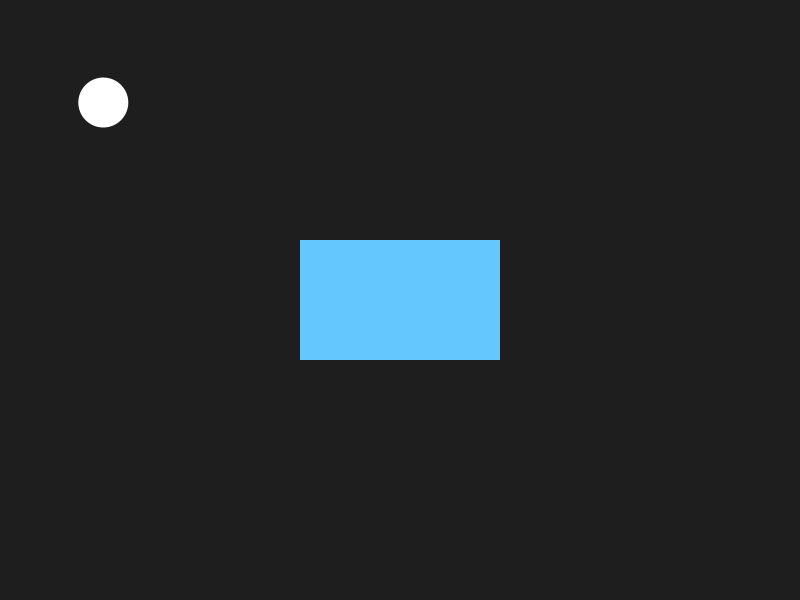
Frame 1 (no input)
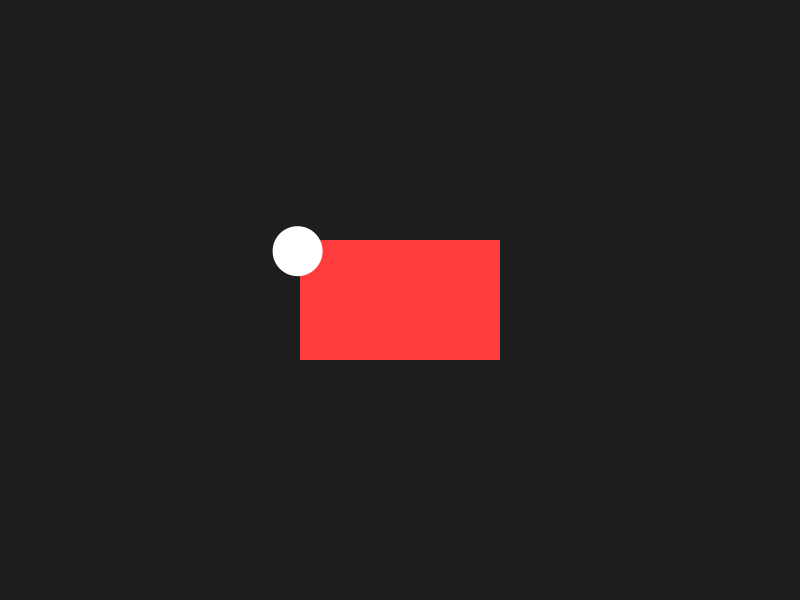
Frame 60 (the mouse pressed at the canvas centre just before this capture)
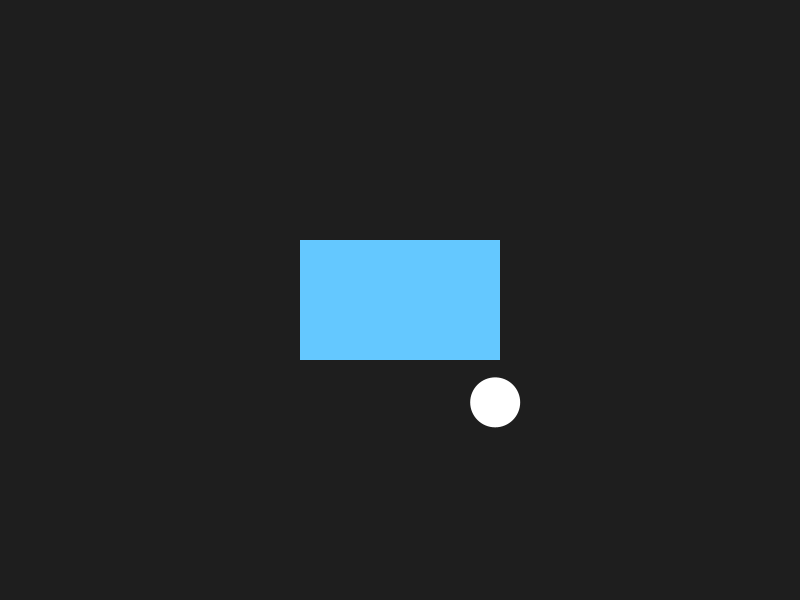
Frame 120 (the mouse held since frame 60 and released just before this capture)

The Processing sketch that drew these frames (run headless with seeded random() and noise(); from frame 60 on, the mouse is pressed at the canvas centre):

// Processing sketch: ColisionRectanguloCirculo
// ── ColisionRectanguloCirculo.pde
Pelota pelota;
PVector rectPos;
float rectW = 200;
float rectH = 120;

void setup() {
  size(800, 600);
  pelota = new Pelota(new PVector(100, 100), 25);
  rectPos = new PVector(width/2, height/2);
}

void draw() {
  background(30);

  pelota.mover();

  boolean colisiona = pelota.chocaConRect(rectPos, rectW, rectH);

  if (colisiona) {
    fill(255, 60, 60);
  } else {
    fill(100, 200, 255);
  }
  noStroke();
  rectMode(CENTER);
  rect(rectPos.x, rectPos.y, rectW, rectH);

  fill(255);
  ellipse(pelota.pos.x, pelota.pos.y, pelota.r*2, pelota.r*2);
}

// ── Pelota.pde
class Pelota {
  PVector pos;
  PVector vel;
  float r;

  Pelota(PVector posp, float rp) {
    pos = posp.copy();
    r = rp;
    vel = new PVector(random(2, 4), random(2, 4));
  }

  void mover() {
    pos.add(vel);

    if (pos.x - r < 0 || pos.x + r > width) {
      vel.x *= -1;
    }
    if (pos.y - r < 0 || pos.y + r > height) {
      vel.y *= -1;
    }
  }

  boolean chocaConRect(PVector rpos, float rw, float rh) {
    PVector pmc = new PVector();

    if (pos.x < (rpos.x - rw/2)) {
      pmc.x = rpos.x - rw/2;
    } else if (pos.x > (rpos.x + rw/2)) {
      pmc.x = rpos.x + rw/2;
    } else {
      pmc.x = pos.x;
    }

    if (pos.y < (rpos.y - rh/2)) {
      pmc.y = rpos.y - rh/2;
    } else if (pos.y > (rpos.y + rh/2)) {
      pmc.y = rpos.y + rh/2;
    } else {
      pmc.y = pos.y;
    }

    return chocaCon(pmc);
  }

  boolean chocaCon(PVector otro) {
    return dist(pos.x, pos.y, otro.x, otro.y) < r;
  }
}
